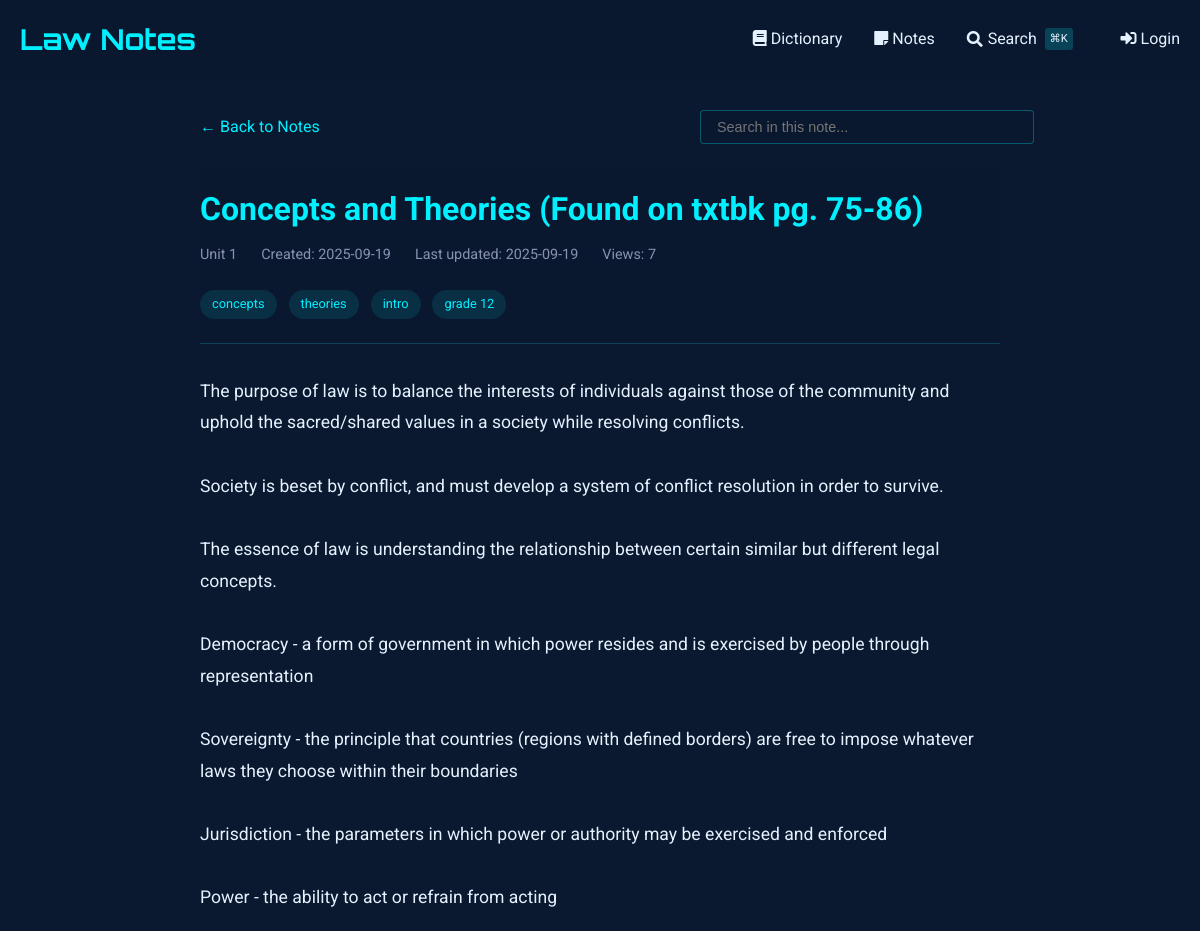
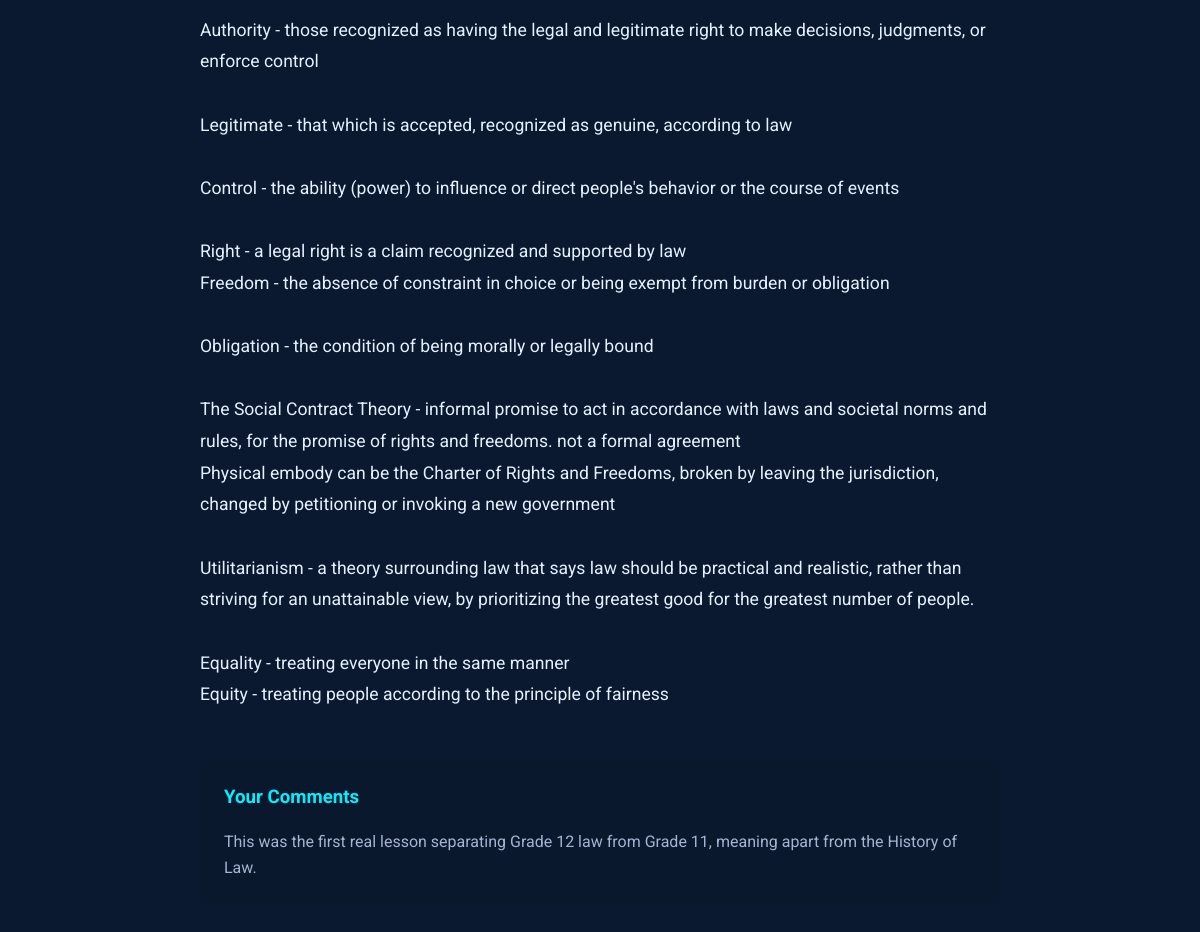
The app's page /notes/view/29, older data (2 pictures, top to bottom).
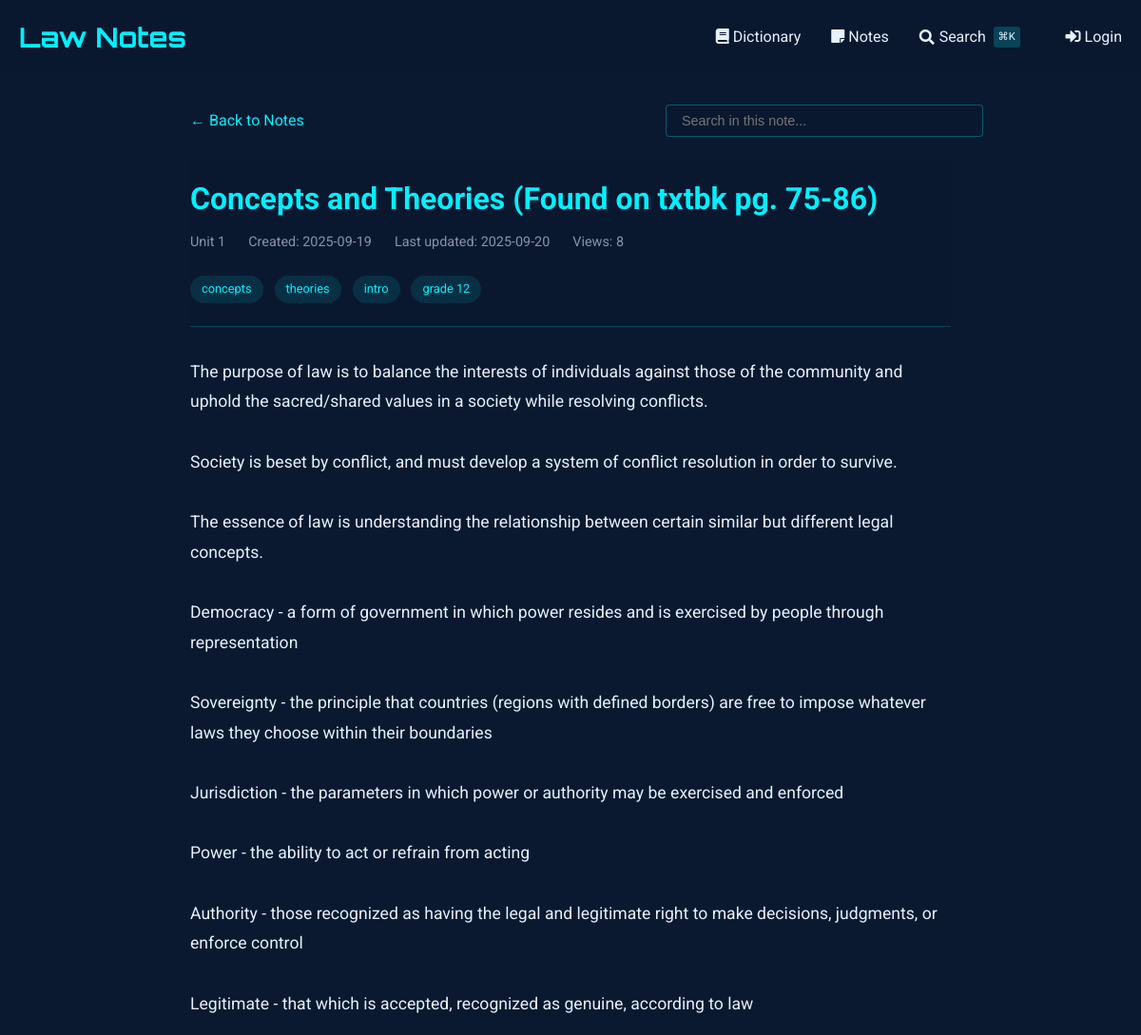
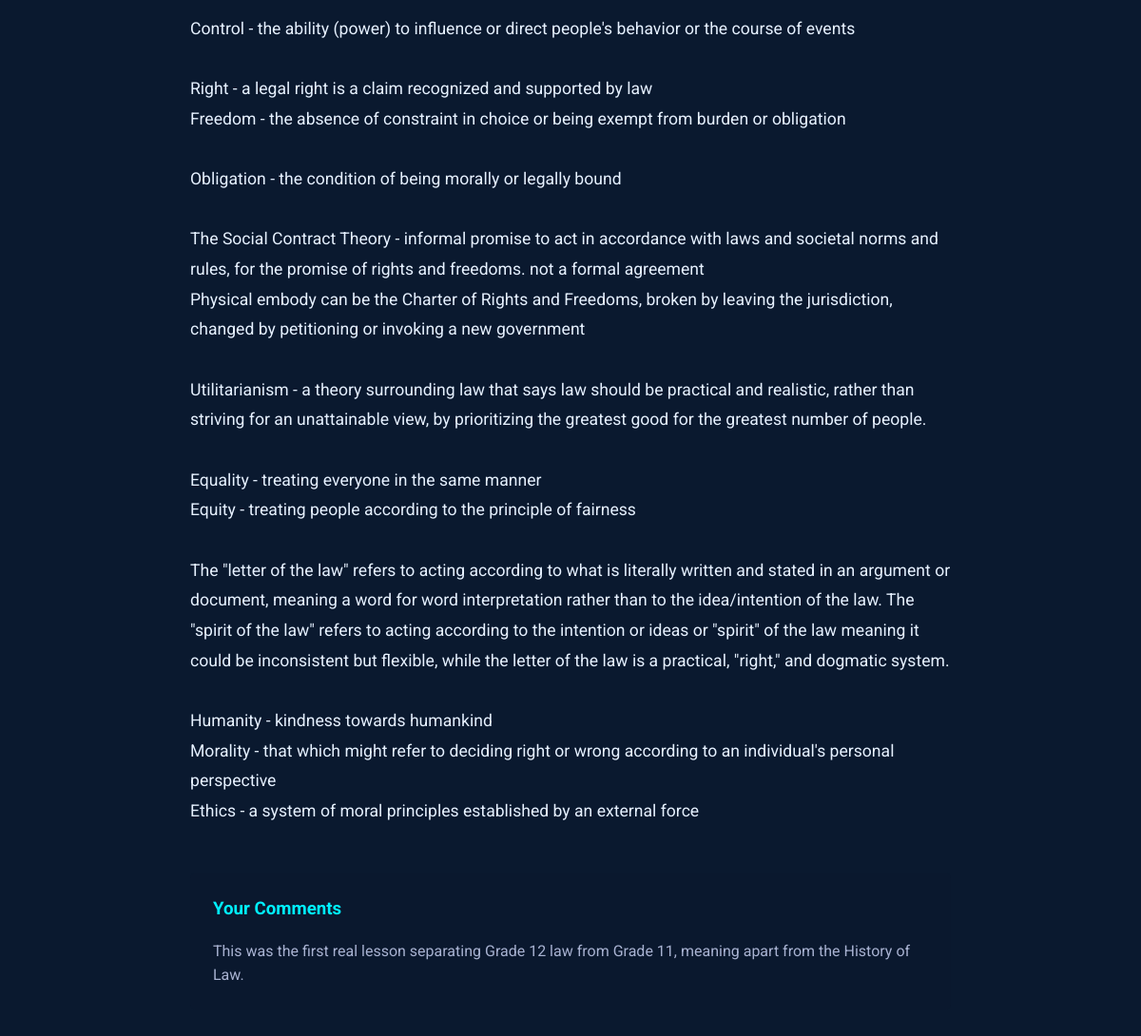
The same page, newer data (2 pictures, top to bottom).
### tables this page shows
CREATE TABLE notes (
    id INTEGER PRIMARY KEY AUTOINCREMENT,
    title TEXT NOT NULL,                -- short title for the note
    content TEXT NOT NULL,              -- the full note text
    unit_number INTEGER,                -- optional: to group with course units
    tags TEXT,                          -- comma-separated or JSON for filtering/search
    related_entries TEXT,               -- store glossary ids (e.g., "1,4,5") for cross-linking
    created_at TIMESTAMP DEFAULT CURRENT_TIMESTAMP,
    last_updated TIMESTAMP DEFAULT CURRENT_TIMESTAMP,
    views INTEGER DEFAULT 0,            -- track popularity
    is_favorite BOOLEAN DEFAULT 0,      -- quick flag for starred notes
    comments TEXT                       -- optional: your own thoughts or annotations
);

### notes_routes.py (the view, shortened to what this page needs)
@notes_bp.route('/view/<int:note_id>')
def view_note(note_id):
    db = SQL("sqlite:///notes.db")
    note = db.execute("""
        SELECT *,
               strftime('%Y-%m-%d', created_at) as created_date,
               strftime('%Y-%m-%d', last_updated) as last_updated
        FROM notes
        WHERE id = :id
    """, id=note_id)
    if not note:
        abort(404)
    note = note[0]
    db.execute("""
        UPDATE notes
        SET views = COALESCE(views, 0) + 1
        WHERE id = :id
    """, id=note_id)
    content = note['content']
    content = re.sub(r'^# (.*?)$', r'<h1>\1</h1>', content, flags=re.MULTILINE)
    content = re.sub(r'^## (.*?)$', r'<h2>\1</h2>', content, flags=re.MULTILINE)
    content = re.sub(r'^### (.*?)$', r'<h3>\1</h3>', content, flags=re.MULTILINE)
    content = re.sub(r'\*\*(.*?)\*\*', r'<strong>\1</strong>', content)
    content = re.sub(r'\*(.*?)\*', r'<em>\1</em>', content)
    content = re.sub(r'^\s*[-*] (.*?)$', r'<li>\1</li>', content, flags=re.MULTILINE)
    content = re.sub(r'(<li>.*</li>)', r'<ul>\1</ul>', content, flags=re.DOTALL)
    content = re.sub(r'^> (.*?)$', r'<blockquote>\1</blockquote>', content, flags=re.MULTILINE)
    content = content.replace('\n', '<br>')
    content = re.sub(
        r'<aside>\s*💡\s*(.*?)\s*</aside>',
        r'<div class="callout"><div class="callout-emoji">💡</div><div class="callout-content">\1</div></div>',
        content,
        flags=re.DOTALL
    )
    sections = re.split(r'(<h[1-3]>.*?</h[1-3]>)', content)
    processed_sections = []
    for i, section in enumerate(sections):
        if section.startswith('<h'):
            processed_sections.append(section)
        elif section.strip():
            if not any(tag in section for tag in ['<p>', '<ul>', '<ol>', '<blockquote>', '<div class="callout">']):
                section = f'<p>{section}</p>'
            processed_sections.append(section)
    processed_content = '\n'.join(processed_sections)
    related_entries = []
    return render_template('notes/view.html',
                         note=note,
                         content=processed_content,
                         related_entries=related_entries)

### sql.py (called while the page is built, shortened)
def _enable_logging(f):
    import logging
    import functools
    import os
    @functools.wraps(f)
    def decorator(*args, **kwargs):
        try:
            import flask
        except ModuleNotFoundError:
            return f(*args, **kwargs)
        disabled = logging.getLogger("cs50").disabled
        if flask.current_app and os.getenv("FLASK_ENV") == "development":
            logging.getLogger("cs50").disabled = False
        try:
            return f(*args, **kwargs)
        finally:
            logging.getLogger("cs50").disabled = disabled
    return decorator

def _parse_placeholder(token):
    import re
    import sqlparse
    if (
        not isinstance(token, sqlparse.sql.Token)
        or token.ttype != sqlparse.tokens.Name.Placeholder
    ):
        raise TypeError()
    if token.value == "?":
        return "qmark", None
    matches = re.search(r"^:([1-9]\d*)$", token.value)
    if matches:
        return "numeric", int(matches.group(1)) - 1
    matches = re.search(r"^:([a-zA-Z]\w*)$", token.value)
    if matches:
        return "named", matches.group(1)

    def __del__(self):
        self._disconnect()

    def _disconnect(self):
        if hasattr(_data, self._name()):
            getattr(_data, self._name()).close()
            delattr(_data, self._name())

    def _name(self):
        return str(hash(self))

        def connect(dbapi_connection, connection_record):
            try:
                if isinstance(
                    dbapi_connection, sqlite3.Connection
                ):  # If back end is sqlite
                    cursor = dbapi_connection.cursor()
                    cursor.execute("PRAGMA foreign_keys=ON")
                    cursor.close()
            except:
                pass

### templates/notes/view.html (shortened to what this page needs)
{% extends "notes/base.html" %}
{% block content %}
<div class="container" style="max-width: 800px; margin: 0 auto;">
    <div style="margin-bottom: 1.5rem; display: flex; justify-content: space-between; align-items: center; flex-wrap: wrap; gap: 1rem;">
        <a href="{{ url_for('notes.index') }}" style="color: var(--primary); text-decoration: none; display: inline-flex; align-items: center;">
            ← Back to Notes
        </a>
        <div class="search-container" style="position: relative; max-width: 300px; width: 100%;">
            <input type="text" id="noteSearch" placeholder="Search in this note..."
                   style="width: 100%; padding: 0.5rem 1rem; background: rgba(10, 25, 47, 0.7);
                          border: 1px solid rgba(0, 240, 255, 0.3); border-radius: 4px;
                          color: #e6f1ff; font-size: 0.9rem;">
        </div>
    </div>
    <article class="note">
        <header class="note-header">
            <h1 class="note-title">
                {{ note.title }}
            </h1>
            <div class="note-meta">
                {% if note.unit_number %}
                <span>Unit {{ note.unit_number }}</span>
                {% endif %}
                <span>Created: {{ note.created_date }}</span>
                <span>Last updated: {{ note.last_updated }}</span>
                <span>Views: {{ note.views or 0 }}</span>
            </div>
            {% if note.tags %}
            <div class="note-tags" style="margin-top: 1rem;">
                {% for tag in note.tags.split(',') %}
                    <span class="tag">{{ tag.strip() }}</span>
                {% endfor %}
            </div>
            {% endif %}
        </header>
        <div class="note-content">
            {{ content|safe }}
        </div>
        {% if note.comments %}
        <div class="note-comments" style="margin-top: 3rem; padding: 1.5rem; background: rgba(10, 25, 47, 0.5); border-radius: 6px;">
            <h3 style="color: var(--primary); margin-top: 0; margin-bottom: 1rem;">Your Comments</h3>
            <p style="margin: 0; color: #a8b2d1;">{{ note.comments|replace('\n', '<br>')|safe }}</p>
        </div>
        {% endif %}
    </article>
</div>
{% endblock %}

### templates/notes/base.html (shortened to what this page needs)
{% extends "dictionary/base.html" %}

### templates/dictionary/base.html (shortened to what this page needs)
<!DOCTYPE html>
<html lang="en">
<head>
    <link href="https://cdnjs.cloudflare.com/ajax/libs/font-awesome/5.15.4/css/all.min.css" rel="stylesheet">
</head>
<body>
    <header>
        <div class="container">
            <div class="header-content">
                <a href="{{ url_for('dictionary.index') }}" class="logo">Law Notes</a>
                <nav class="nav-links">
                    <a href="{{ url_for('dictionary.index') }}" class="nav-link">
                        <i class="fas fa-book"></i> Dictionary
                    </a>
                    <a href="{{ url_for('notes.index') }}" class="nav-link">
                        <i class="fas fa-sticky-note"></i> Notes
                    </a>
                    <a href="{{ url_for('search') }}" class="nav-link" style="display: flex; align-items: center; gap: 0.3rem;">
                        <i class="fas fa-search"></i>
                        <span>Search</span>
                        <span style="font-size: 0.7rem; background: rgba(0, 240, 255, 0.2); padding: 0.1rem 0.3rem; border-radius: 3px; margin-left: 0.2rem;">⌘K</span>
                    </a>
                    {% if session.get("name") %}
                    <a href="{{ url_for('dictionary.add_entry') }}" class="nav-link" style="margin-left: 1rem;">
                        <i class="fas fa-plus"></i> Add Entry
                    </a>
                    <a href="/auth/logout" class="nav-link">
                        <i class="fas fa-sign-out-alt"></i> Logout
                    </a>
                    {% else %}
                    <a href="/auth/login" class="nav-link" style="margin-left: 1rem;">
                        <i class="fas fa-sign-in-alt"></i> Login
                    </a>
                    {% endif %}
                </nav>
            </div>
        </div>
    </header>
    <main class="container" style="padding: 2rem 0;">
        {% block content %}{% endblock %}
    </main>
</body>
</html>

### templates/dictionary/base.html (style rules this page uses)
:root { --primary: #00f0ff; --bg-dark: #0a192f; --text: #e6f1ff; --success: #2ecc71; --error: #e74c3c; }
body { font-family: 'Roboto', sans-serif; background-color: var(--bg-dark); color: var(--text); line-height: 1.6; margin: 0; padding: 0; }
.container { max-width: 1200px; margin: 0 auto; padding: 0 20px; }
header { background: rgba(10, 25, 47, 0.9); padding: 1rem 0; }
.header-content { display: flex; justify-content: space-between; align-items: center; }
.logo { font-family: 'Orbitron', sans-serif; font-size: 1.8rem; color: var(--primary); text-decoration: none; font-weight: 700; }
.nav-links { display: flex; gap: 2rem; }
.nav-link { color: var(--text); text-decoration: none; transition: color 0.3s; }

### templates/notes/view.html (style rules this page uses)
.note-header { margin-bottom: 2rem; padding-bottom: 1rem; border-bottom: 1px solid rgba(0, 240, 255, 0.2); }
.note-title { color: var(--primary); margin: 0 0 0.5rem 0; font-size: 2rem; font-weight: 700; }
.note-meta { display: flex; gap: 1.5rem; color: #8892b0; font-size: 0.9rem; margin-bottom: 1.5rem; }
.note-content { font-size: 1.1rem; line-height: 1.8; color: #e6f1ff; }
.note-content p { margin: 1.5rem 0; }
.tag { display: inline-block; background: rgba(0, 240, 255, 0.1); color: var(--primary); padding: 0.25rem 0.75rem; border-radius: 20px; font-size: 0.8rem; margin-right: 0.5rem; margin-bottom: 0.5rem; }

Row changes from the older to the newer data that the page shows:
changed notes "Concepts and Theories (Found on txtbk pg. 75-86)": views "7" → "8"
Text that changed along with them:
{{ note.last_updated }}: "2025-09-19" → "2025-09-20"
{{ content|safe }}: "…the principle of fairness" → "…the principle of fairness The \"letter of the law\" refers to acting according to what is literally written and stated in an argument or document, meaning a word for word interpretation rather than to the idea/intention of the law. The \"spirit of the law\" refers to acting according to the intention or ideas or \"spirit\" of the law meaning it could be inconsistent but flexible, while the letter of the law is a practical, \"right,\" and dogmatic system. Humanity - kindness towards humankind Morality - that which might refer to deciding right or wrong according to an individual's personal perspective Ethics - a system of moral principles established by an external force"
